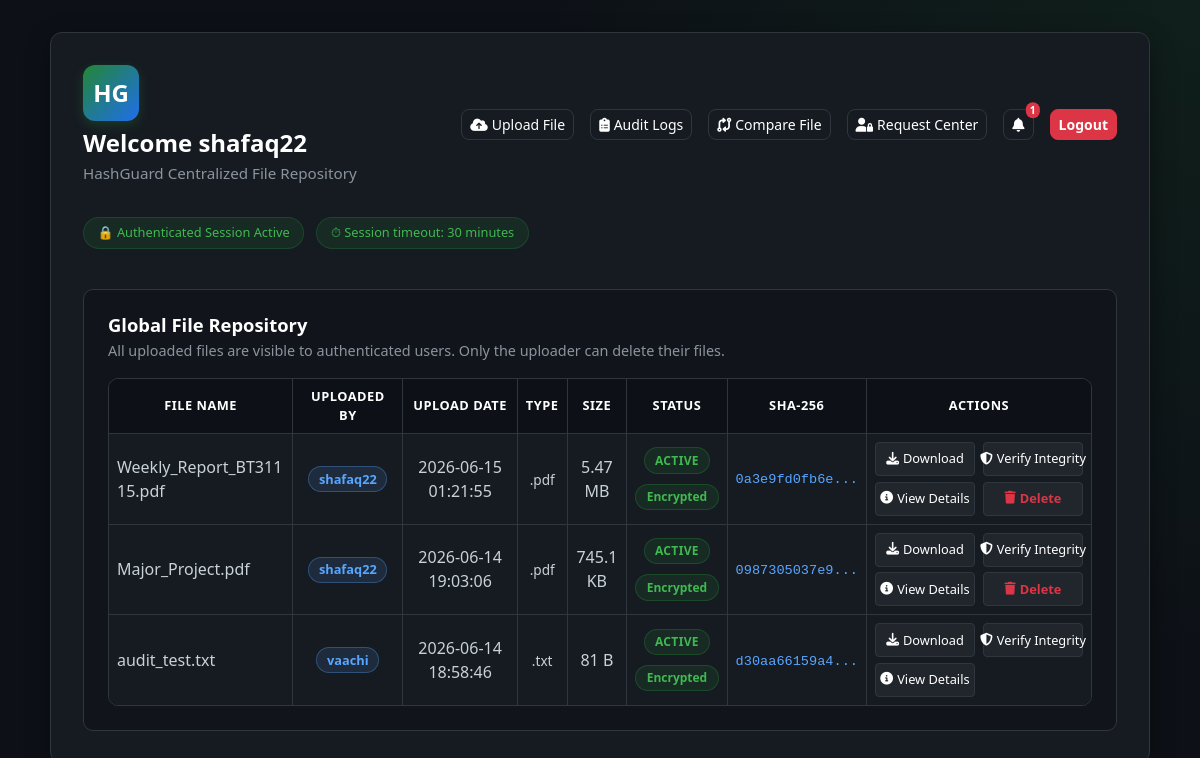
Before: /dashboard (signed in) with the older database file.
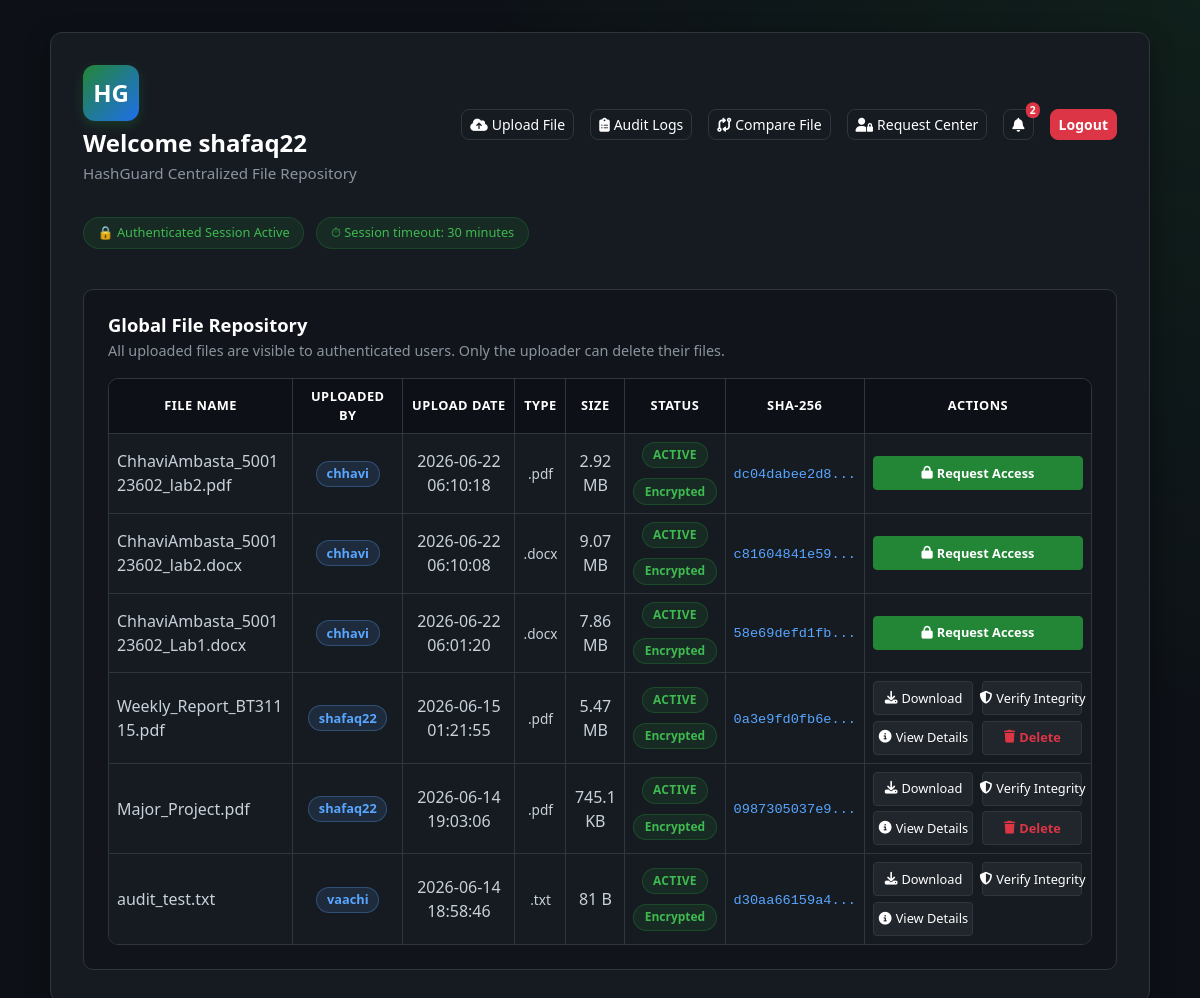
After: the same page with the newer database file.
### tables this page shows
CREATE TABLE users (
    id INTEGER PRIMARY KEY AUTOINCREMENT,
    username TEXT NOT NULL UNIQUE,
    email TEXT NOT NULL UNIQUE,
    password_hash TEXT NOT NULL,
    created_at TIMESTAMP DEFAULT CURRENT_TIMESTAMP
, security_question TEXT NOT NULL DEFAULT 'q1', security_answer_hash TEXT NOT NULL DEFAULT '', email_verified INTEGER NOT NULL DEFAULT 0, last_login TIMESTAMP, account_status TEXT NOT NULL DEFAULT 'ACTIVE', failed_attempts INTEGER NOT NULL DEFAULT 0, locked_until TIMESTAMP);

CREATE TABLE files (
    id INTEGER PRIMARY KEY AUTOINCREMENT,
    owner_id INTEGER NOT NULL,
    original_filename TEXT NOT NULL,
    stored_filename TEXT NOT NULL,
    file_extension TEXT NOT NULL,
    file_size INTEGER NOT NULL,
    mime_type TEXT NOT NULL,
    sha256_hash TEXT NOT NULL,
    upload_time TIMESTAMP DEFAULT CURRENT_TIMESTAMP,
    last_verified TIMESTAMP,
    status TEXT NOT NULL DEFAULT 'ACTIVE',
    is_deleted INTEGER NOT NULL DEFAULT 0, content_hash TEXT,
    FOREIGN KEY (owner_id) REFERENCES users(id)
);

### app.py (the view)
@app.route("/dashboard")
@login_required
def dashboard():
    conn = get_db_connection()
    try:
        files = list_all_files(conn)
        enriched_files = []
        user_id = session["user_id"]
        for f in files:
            file_id = f["id"]
            file_dict = dict(f)
            permission = None
            if f["owner_id"] == user_id:
                permission = "OWNER"
            else:
                perm_row = conn.execute(
                    "SELECT permission_type FROM file_permissions WHERE file_id = ? AND user_id = ?",
                    (file_id, user_id)
                ).fetchone()
                if perm_row:
                    permission = perm_row["permission_type"]
            file_dict["user_permission"] = permission
            pending_req = conn.execute(
                "SELECT id FROM access_requests WHERE file_id = ? AND requester_id = ? AND status = 'PENDING'",
                (file_id, user_id)
            ).fetchone()
            file_dict["has_pending_request"] = pending_req is not None
            enriched_files.append(file_dict)
    finally:
        conn.close()
    return render_template(
        "dashboard.html",
        username=session.get("username"),
        files=enriched_files,
        current_user_id=session["user_id"],
    )

### app.py (called while the page is built)
def get_db_connection():
    conn = sqlite3.connect(DATABASE_PATH)
    conn.row_factory = sqlite3.Row
    return conn

def utc_now():
    return datetime.utcnow()

def login_required(view_func):
    @wraps(view_func)
    def wrapped_view(*args, **kwargs):
        if "user_id" not in session:
            flash("Please log in to access the dashboard.", "warning")
            return redirect(url_for("login"))
        last_activity = session.get("last_activity")
        if last_activity and (utc_now().timestamp() - last_activity) > SESSION_TIMEOUT_SECONDS:
            session.clear()
            flash("Your session has expired due to inactivity. Please log in again.", "warning")
            return redirect(url_for("login"))
        session["last_activity"] = utc_now().timestamp()
        return view_func(*args, **kwargs)
    return wrapped_view

@app.context_processor
def inject_notifications():
    if "user_id" in session:
        conn = get_db_connection()
        try:
            notifications_list = conn.execute(
                """
                SELECT * FROM notifications
                WHERE user_id = ?
                ORDER BY created_at DESC
                LIMIT 8
                """,
                (session["user_id"],),
            ).fetchall()
            unread_count = conn.execute(
                "SELECT COUNT(*) FROM notifications WHERE user_id = ? AND is_read = 0",
                (session["user_id"],),
            ).fetchone()[0]
        finally:
            conn.close()
        return {
            "notifications": notifications_list,
            "unread_notifications_count": unread_count,
        }
    return {
        "notifications": [],
        "unread_notifications_count": 0,
    }

### file_service.py (called while the page is built)
def format_file_size(num_bytes):
    if num_bytes < 1024:
        return f"{num_bytes} B"
    if num_bytes < 1024 * 1024:
        return f"{num_bytes / 1024:.1f} KB"
    if num_bytes < 1024 * 1024 * 1024:
        return f"{num_bytes / (1024 * 1024):.2f} MB"
    return f"{num_bytes / (1024 * 1024 * 1024):.2f} GB"

def truncate_hash(sha256_hash, visible_chars=12):
    if not sha256_hash:
        return ""
    if len(sha256_hash) <= visible_chars:
        return sha256_hash
    return f"{sha256_hash[:visible_chars]}..."

### templates/dashboard.html (shortened to what this page needs)
<!DOCTYPE html>
<html lang="en">
<head>
    <link href="https://cdn.jsdelivr.net/npm/bootstrap@5.3.3/dist/css/bootstrap.min.css" rel="stylesheet">
    <link rel="stylesheet" href="https://cdnjs.cloudflare.com/ajax/libs/font-awesome/6.4.0/css/all.min.css">
    <link rel="stylesheet" href="{{ url_for('static', filename='css/style.css') }}">
</head>
<body>
    <div class="dashboard-wrapper">
        <div class="container dashboard-container">
            <div class="dashboard-card dashboard-card-wide mx-auto">
                <div class="dashboard-header">
                    <div>
                        <div class="brand-logo mb-2">HG</div>
                        <h1 class="welcome-text">Welcome {{ username }}</h1>
                        <p class="welcome-subtext">HashGuard Centralized File Repository</p>
                    </div>
                    <div class="dashboard-actions d-flex align-items-center">
                        <a href="{{ url_for('files.upload_page') }}" class="btn btn-outline-light btn-sm me-2">
                            <i class="fa-solid fa-cloud-arrow-up me-1"></i>Upload File
                        </a>
                        <a href="{{ url_for('audit_logs') }}" class="btn btn-outline-light btn-sm me-2">
                            <i class="fa-solid fa-clipboard-list me-1"></i>Audit Logs
                        </a>
                        <a href="{{ url_for('compare_file') }}" class="btn btn-outline-light btn-sm me-2">
                            <i class="fa-solid fa-code-compare me-1"></i>Compare File
                        </a>
                        <a href="{{ url_for('requests_page') }}" class="btn btn-outline-light btn-sm me-2">
                            <i class="fa-solid fa-user-lock me-1"></i>Request Center
                        </a>
                        <div class="dropdown me-2 d-inline-block">
                            <button class="btn btn-outline-light btn-sm position-relative dropdown-toggle hide-caret" type="button" id="notificationBell" data-bs-toggle="dropdown" aria-expanded="false">
                                <i class="fa-solid fa-bell"></i>
                                {% if unread_notifications_count > 0 %}
                                    <span class="position-absolute top-0 start-100 translate-middle badge rounded-pill bg-danger" style="font-size: 0.65rem; padding: 0.25em 0.4em;">
                                        {{ unread_notifications_count }}
                                    </span>
                                {% endif %}
                            </button>
                        </div>
                        <a href="{{ url_for('logout') }}" class="btn btn-danger btn-sm">Logout</a>
                    </div>
                </div>
                <div class="dashboard-badges mb-4">
                    <span class="security-badge">&#128274; Authenticated Session Active</span>
                    <span class="security-badge ms-2">&#9201; Session timeout: 30 minutes</span>
                </div>
                <section class="dashboard-section mt-4">
                    <div class="section-header-row">
                        <div>
                            <h2 class="section-title mb-1">Global File Repository</h2>
                            <p class="section-description mb-0">All uploaded files are visible to authenticated users. Only the uploader can delete their files.</p>
                        </div>
                    </div>
                    {% if files %}
                        <div class="table-responsive files-table-wrapper mt-3">
                                <table class="table files-table align-middle">
                                    <thead>
                                        <tr>
                                            <th class="text-center">File Name</th>
                                            <th class="text-center">Uploaded By</th>
                                            <th class="text-center">Upload Date</th>
                                            <th class="text-center">Type</th>
                                            <th class="text-center">Size</th>
                                            <th class="text-center">Status</th>
                                            <th class="text-center">SHA-256</th>
                                            <th class="text-center">Actions</th>
                                        </tr>
                                    </thead>
                                <tbody>
                                    {% for file in files %}
                                        <tr>
                                            <td class="filename-cell text-start">{{ file.original_filename }}</td>
                                            <td class="text-center"><span class="owner-badge">{{ file.owner_username }}</span></td>
                                            <td class="text-center">{{ file.upload_time }}</td>
                                            <td class="text-center"><span class="type-badge">.{{ file.file_extension }}</span></td>
                                            <td class="text-center">{{ format_file_size(file.file_size) }}</td>
                                            <td class="text-center">
                                                <div class="status-column">
                                                    <span class="status-badge status-{{ file.status|lower }}">
                                                        {{ file.status }}
                                                    </span>
                                                    <span class="encryption-badge">
                                                        Encrypted
                                                    </span>
                                                </div>
                                            </td>
                                            <td class="text-center"><code class="hash-preview">{{ truncate_hash(file.sha256_hash) }}</code></td>
                                            <td class="text-center">
                                                <div class="repo-actions">
                                                    {% if file.user_permission %}
                                                        <a href="{{ url_for('files.download_file', file_id=file.id) }}" class="btn btn-action btn-action-download btn-sm"><i class="fa-solid fa-download me-1"></i>Download</a>
                                                        <form action="{{ url_for('files.verify_file', file_id=file.id) }}" method="POST" class="d-inline">
                                                            <button type="submit" class="btn btn-action btn-action-verify btn-sm"><i class="fa-solid fa-shield-halved me-1"></i>Verify Integrity</button>
                                                        </form>
                                                        <a href="{{ url_for('files.file_details', file_id=file.id) }}" class="btn btn-action btn-action-details btn-sm"><i class="fa-solid fa-circle-info me-1"></i>View Details</a>
                                                        {% if file.user_permission == 'OWNER' %}
                                                            <form action="{{ url_for('files.delete_file', file_id=file.id) }}" method="POST" class="d-inline" onsubmit="return confirm('Soft delete this file?');">
                                                                <button type="submit" class="btn btn-danger btn-sm"><i class="fa-solid fa-trash me-1"></i>Delete</button>
                                                            </form>
                                                        {% endif %}
                                                    {% else %}
                                                        {% if file.has_pending_request %}
                                                            <button class="btn btn-outline-secondary btn-sm access-pending-btn" disabled>
                                                                <i class="fa-solid fa-hourglass-half me-1"></i>Access Pending
                                                            </button>
                                                        {% else %}
                                                            <a href="{{ url_for('files.request_access', file_id=file.id) }}" class="btn btn-primary btn-sm access-pending-btn">
                                                                <i class="fa-solid fa-lock me-1"></i>Request Access
                                                            </a>
                                                        {% endif %}
                                                    {% endif %}
                                                </div>
                                            </td>
                                        </tr>
                                    {% endfor %}
                                </tbody>
                            </table>
                        </div>
                    {% else %}
                        <div class="empty-state mt-3">
                            <p class="mb-0">No files in the repository yet. Use the upload area above to add the first file.</p>
                        </div>
                    {% endif %}
                </section>
            </div>
        </div>
    </div>
</body>
</html>

Changed rows visible on the page:
added files: original_filename "ChhaviAmbasta_500123602_lab2.pdf", owner_username "chhavi", upload_time "2026-06-22 06:10:18", file_extension "pdf", file_size "2.92 MB", status "ACTIVE", sha256_hash "dc04dabee2d8..."
added files: original_filename "ChhaviAmbasta_500123602_lab2.docx", owner_username "chhavi", upload_time "2026-06-22 06:10:08", file_extension "docx", file_size "9.07 MB", status "ACTIVE", sha256_hash "c81604841e59..."
added files: original_filename "ChhaviAmbasta_500123602_Lab1.docx", owner_username "chhavi", upload_time "2026-06-22 06:01:20", file_extension "docx", file_size "7.86 MB", status "ACTIVE", sha256_hash "58e69defd1fb..."
Other visible differences:
{{ unread_notifications_count }}: "1" → "2"
